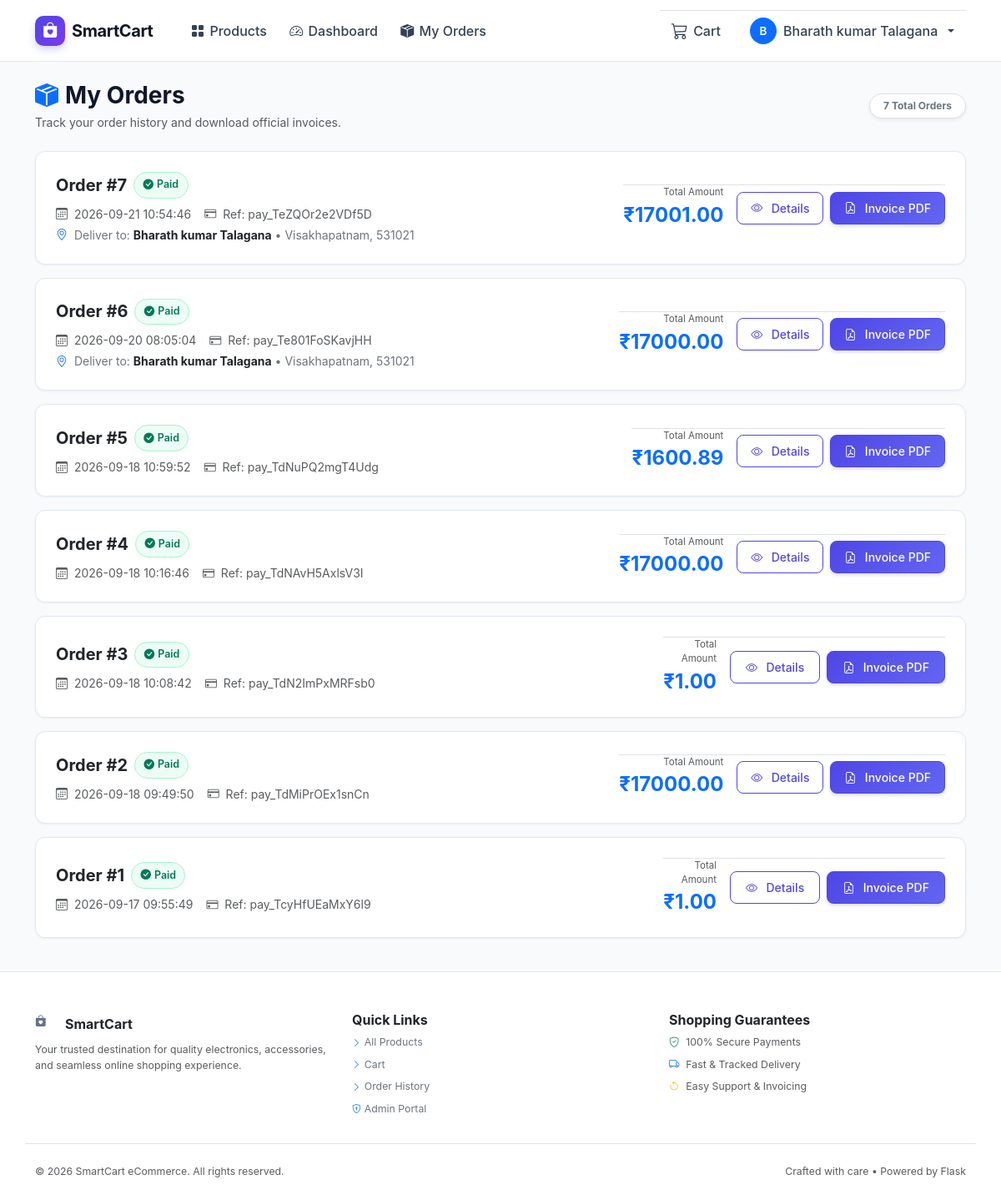
/user/my-orders (signed in), run on the app's committed database.
### tables this page shows
CREATE TABLE orders (
    order_id INTEGER PRIMARY KEY AUTOINCREMENT,
    user_id INTEGER,
    shipping_name TEXT,
    shipping_phone TEXT,
    shipping_address TEXT,
    city TEXT,
    state TEXT,
    pincode TEXT,
    razorpay_order_id TEXT,
    razorpay_payment_id TEXT,
    amount REAL,
    payment_status TEXT,
    created_at TIMESTAMP DEFAULT CURRENT_TIMESTAMP,
    FOREIGN KEY (user_id) REFERENCES users(user_id)
);

### app.py (the view)
@app.route('/user/my-orders')
def my_orders():
    if 'user_id' not in session:
        flash("Please login!", "danger")
        return redirect('/user-login')
    conn = get_db_connection()
    cursor = conn.cursor(dictionary=True)
    cursor.execute("SELECT * FROM orders WHERE user_id=%s ORDER BY created_at DESC", (session['user_id'],))
    orders = cursor.fetchall()
    cursor.close()
    conn.close()
    return render_template("users/my_orders.html", orders=orders)

### app.py (called while the page is built)
def get_db_connection():
    db_type = getattr(config, 'DB_TYPE', 'sqlite').lower()
    if db_type == 'mysql':
        if mysql is None:
            raise ImportError("mysql-connector-python is not installed. Please install it or set DB_TYPE='sqlite'.")
        return mysql.connector.connect(
            host=config.DB_HOST,
            user=config.DB_USER,
            password=config.DB_PASSWORD,
            database=config.DB_NAME
        )
    else:
        init_sqlite_db()
        db_path = getattr(config, 'SQLITE_DB_PATH', os.path.join(os.path.dirname(os.path.abspath(__file__)), 'smartcart.db'))
        conn = sqlite3.connect(db_path)
        return SQLiteConnectionWrapper(conn)

    def execute(self, query, params=None):
        query = query.replace('%s', '?')
        if params is not None:
            return self._cursor.execute(query, params)
        return self._cursor.execute(query)

    def fetchall(self):
        return [dict(row) for row in self._cursor.fetchall()]

    def close(self):
        self._cursor.close()

    def cursor(self, dictionary=True):
        return SQLiteCursorWrapper(self._conn.cursor())

    def close(self):
        self._conn.close()

### templates/users/my_orders.html (shortened to what this page needs)
{% extends "users/base_user.html" %}
{% block content %}
<div class="d-flex flex-column flex-sm-row justify-content-between align-items-sm-center gap-2 mb-3 mb-md-4">
    <div>
        <h2 class="fw-bold mb-1 fs-3 fs-md-2"><i class="bi bi-box-seam-fill text-primary me-2"></i>My Orders</h2>
        <p class="text-muted small mb-0">Track your order history and download official invoices.</p>
    </div>
    {% if orders %}
    <div>
        <span class="badge bg-white text-secondary border px-3 py-2 rounded-pill shadow-sm">
            {{ orders|length }} Total {% if orders|length == 1 %}Order{% else %}Orders{% endif %}
        </span>
    </div>
    {% endif %}
</div>
{% if orders|length == 0 %}
<div class="sc-card sc-empty-state my-4">
    <div class="sc-empty-icon text-muted">
        <i class="bi bi-box2 display-3"></i>
    </div>
    <h3 class="fw-bold mb-2">No Orders Placed Yet</h3>
    <p class="text-muted mb-4 max-w-md mx-auto">You have not completed any purchases with us yet. Check out our latest products and start filling your cart!</p>
    <a href="/user/products" class="btn btn-primary btn-lg px-4 sc-btn-mobile-full">
        <i class="bi bi-bag me-1"></i> Start Shopping
    </a>
</div>
{% else %}
<div class="row g-3 g-md-4">
    <div class="col-12">
        {% for order in orders %}
        <div class="sc-card sc-card-hoverable p-3 p-sm-4 mb-3">
            <div class="d-flex flex-column flex-md-row justify-content-between align-items-md-center gap-3">
                <div>
                    <div class="d-flex flex-wrap align-items-center gap-2 mb-2">
                        <h5 class="fw-bold text-dark mb-0">Order #{{ order.order_id }}</h5>
                        <span class="badge-status-paid">
                            <i class="bi bi-check-circle-fill me-1"></i> {{ order.payment_status|capitalize }}
                        </span>
                    </div>
                    <div class="text-muted small d-flex flex-wrap gap-2 gap-sm-3">
                        <span><i class="bi bi-calendar3 me-1"></i> {{ order.created_at }}</span>
                        {% if order.razorpay_payment_id %}
                        <span><i class="bi bi-credit-card me-1"></i> Ref: {{ order.razorpay_payment_id }}</span>
                        {% endif %}
                    </div>
                    {% if order.shipping_name or order.shipping_address %}
                    <div class="text-secondary small mt-1 text-truncate" style="max-width: 450px;">
                        <i class="bi bi-geo-alt me-1 text-primary"></i> Deliver to: <strong class="text-dark">{{ order.shipping_name }}</strong> &bull; {{ order.city or '' }}{% if order.pincode %}, {{ order.pincode }}{% endif %}
                    </div>
                    {% endif %}
                </div>
                <div class="d-flex flex-column flex-sm-row align-items-sm-center justify-content-between justify-content-md-end gap-3 pt-2 pt-md-0 border-top border-md-0">
                    <div class="text-start text-md-end">
                        <small class="text-muted d-block" style="font-size: 0.72rem;">Total Amount</small>
                        <span class="fs-4 fw-bold text-primary">₹{{ "%.2f"|format(order.amount|float) if order.amount is number else order.amount }}</span>
                    </div>
                    <div class="d-flex gap-2 w-100 w-sm-auto">
                        <a href="/user/order-success/{{ order.order_id }}" class="btn btn-outline-primary btn-sm flex-fill px-3 py-2 touch-target">
                            <i class="bi bi-eye me-1"></i> Details
                        </a>
                        <a href="/user/download-invoice/{{ order.order_id }}" class="btn btn-primary btn-sm flex-fill px-3 py-2 touch-target">
                            <i class="bi bi-file-earmark-pdf me-1"></i> Invoice PDF
                        </a>
                    </div>
                </div>
            </div>
        </div>
        {% endfor %}
    </div>
</div>
{% endif %}
{% endblock %}

### static/css/style.css (style rules this page uses)
:root { --sc-primary: #4f46e5; --sc-primary-hover: #4338ca; --sc-primary-subtle: #eef2ff; --sc-accent: #06b6d4; --sc-success: #10b981; --sc-warning: #f59e0b; --sc-danger: #ef4444; --sc-dark: #0f172a; --sc-slate: #334155; --sc-muted: #64748b; --sc-border: #e2e8f0; --sc-bg: #f8fafc; --sc-card-bg: #ffffff; --sc-radius-sm: 8px; --sc-radius: 12px; --sc-radius-lg: 16px; --sc-shadow-sm: 0 1px 3px rgba(0, 0, 0, 0.05); --sc-shadow: 0 4px 6px -1px rgba(0, 0, 0, 0.07), 0 2px 4px -2px rgba(0, 0, 0, 0.04); --sc-shadow-lg: 0 10px 25px -3px rgba(0, 0, 0, 0.08), 0 4px 6px -4px rgba(0, 0, 0, 0.03); --sc-shadow-hover: 0 14px 28px -4px rgba(79, 70, 229, 0.12), 0 6px 12px -4px rgba(0, 0, 0, 0.05); }
html { scroll-behavior: smooth; }
body { font-family: -apple-system, BlinkMacSystemFont, "Segoe UI", Roboto, "Helvetica Neue", Arial, sans-serif; background-color: var(--sc-bg); color: var(--sc-dark); min-height: 100vh; display: flex; flex-direction: column; overflow-x: hidden; -webkit-tap-highlight-color: transparent; }
a { text-decoration: none; color: var(--sc-primary); transition: color 0.2s ease, background-color 0.2s ease, transform 0.2s ease; }
.btn { font-weight: 500; border-radius: 8px; padding: 0.5rem 1rem; transition: all 0.2s ease; display: inline-flex; align-items: center; justify-content: center; gap: 0.4rem; white-space: nowrap; }
.btn-primary { background: linear-gradient(135deg, var(--sc-primary) 0%, #6366f1 100%); border-color: var(--sc-primary); color: #ffffff; box-shadow: 0 2px 4px rgba(79, 70, 229, 0.2); }
.btn-outline-primary { color: var(--sc-primary); border-color: var(--sc-primary); }
.sc-card { background: var(--sc-card-bg); border: 1px solid var(--sc-border); border-radius: var(--sc-radius); box-shadow: var(--sc-shadow-sm); transition: all 0.25s cubic-bezier(0.16, 1, 0.3, 1); overflow: hidden; }
.badge-status-paid { background-color: #ecfdf5; color: #047857; border: 1px solid #a7f3d0; font-weight: 600; padding: 0.35rem 0.65rem; border-radius: 999px; font-size: 0.78rem; display: inline-flex; align-items: center; }

### data on the page
orders: order_id "7", payment_status "Paid", created_at "2026-09-21 10:54:46", razorpay_payment_id "pay_TeZQOr2e2VDf5D", shipping_name "Bharath kumar Talagana", city "Visakhapatnam", pincode "531021", amount "17001.00"
orders: order_id "6", payment_status "Paid", created_at "2026-09-20 08:05:04", razorpay_payment_id "pay_Te801FoSKavjHH", shipping_name "Bharath kumar Talagana", city "Visakhapatnam", pincode "531021", amount "17000.00"
orders: order_id "5", payment_status "Paid", created_at "2026-09-18 10:59:52", razorpay_payment_id "pay_TdNuPQ2mgT4Udg", amount "1600.89"
orders: order_id "4", payment_status "Paid", created_at "2026-09-18 10:16:46", razorpay_payment_id "pay_TdNAvH5AxlsV3I", amount "17000.00"
orders: order_id "3", payment_status "Paid", created_at "2026-09-18 10:08:42", razorpay_payment_id "pay_TdN2ImPxMRFsb0", amount "1.00"
orders: order_id "2", payment_status "Paid", created_at "2026-09-18 09:49:50", razorpay_payment_id "pay_TdMiPrOEx1snCn", amount "17000.00"
orders: order_id "1", payment_status "Paid", created_at "2026-09-17 09:55:49", razorpay_payment_id "pay_TcyHfUEaMxY6l9", amount "1.00"

### other printed values
{{ (session.get('user_name', 'U'))[0]|upper }} "B"
{{ session.get('user_name', 'Account') }} "Bharath kumar Talagana"
{{ orders|length }} "7"
